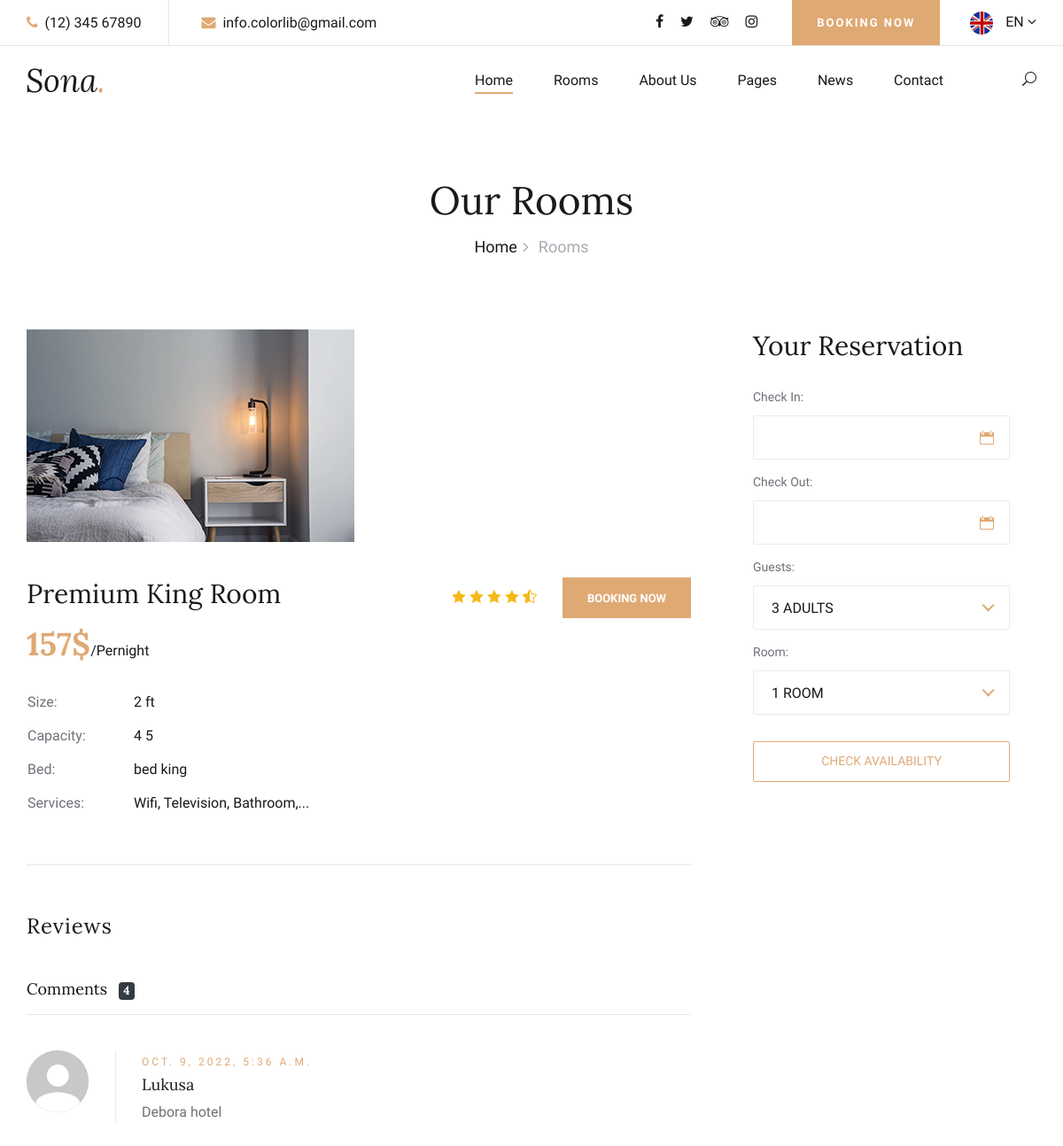
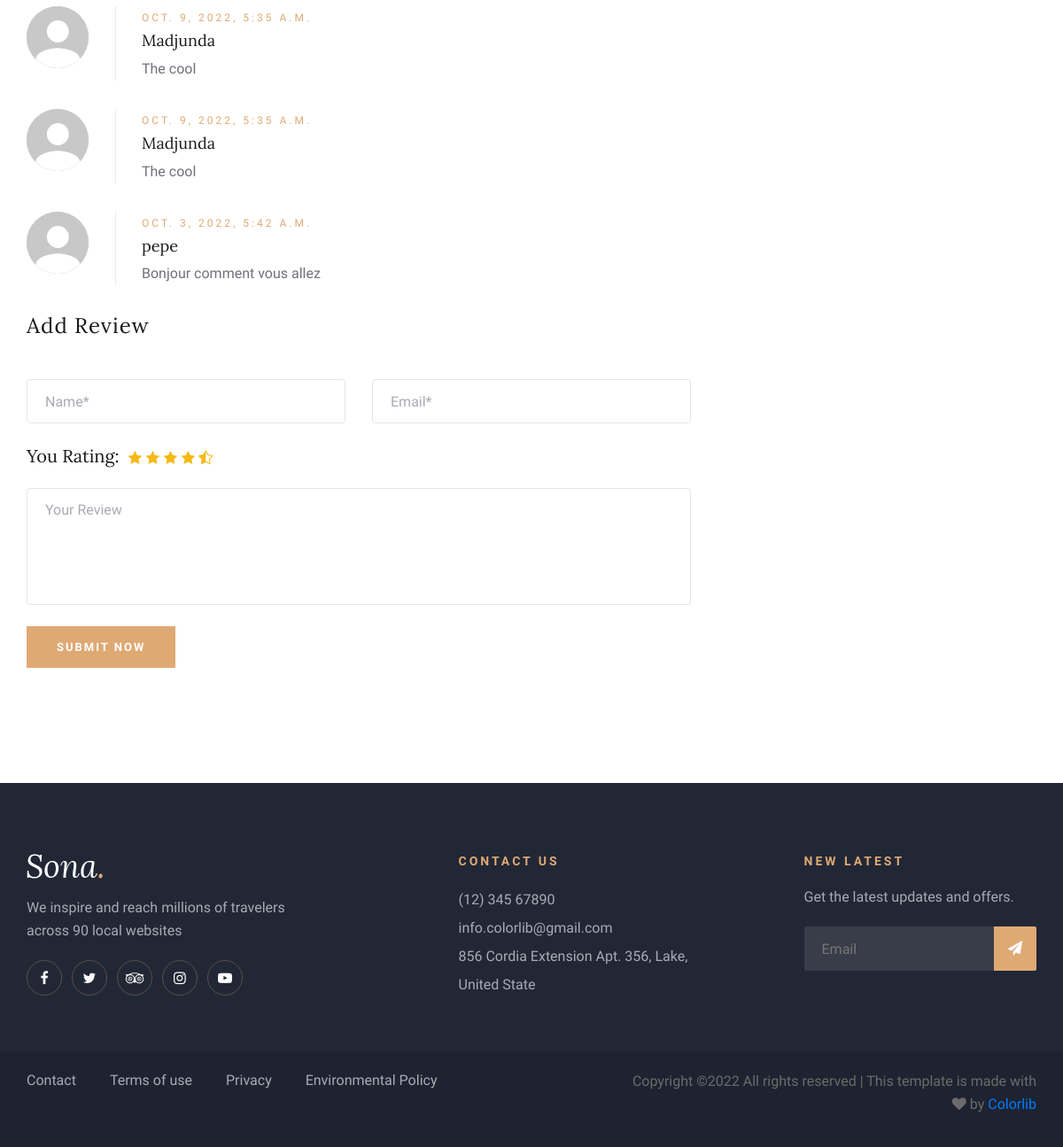
Page /room_detail/1/ on the committed database (2 pictures, top to bottom).
### app_hotel/models.py (models this page shows, shortened)
class Room_Blog_Absact(models.Model):
    choice = (
            ('publised',  'PUBLISHED'),
             ( 'draft', 'DRAFT')
              )
    title = models.CharField(max_length=100)
    image = models.ImageField(upload_to='images/')
    slug = models.SlugField(blank=True, max_length=100, unique=True)
    description = models.TextField( )
    published = models.DateTimeField(default=timezone.now)
    created = models.DateTimeField(auto_now_add =True)
    updated = models.DateTimeField(auto_now =True)
    status = models.CharField(choices= choice, max_length=50)
    services = TaggableManager() # user tag pip install django-taggit
    user = models.ForeignKey(Person, on_delete=models.CASCADE)
    class Meta:
        ordering = ['title','published','status','image']

class Room(Room_Blog_Absact):
    price = models.IntegerField()
    size = models.IntegerField()
    capacity = models.IntegerField()
    bed = models.CharField(max_length=100,blank=True,null=True)
    class Meta:
        model: Room_Blog_Absact
        ordering = ('title','price','size','capacity','bed','published','status','image')

class Comment(models.Model):
    name = models.CharField(max_length=50)
    email = models.EmailField(max_length=100)
    content = models.TextField()
    room_blog = models.ForeignKey(Room_Blog_Absact, on_delete=models.CASCADE)
    created = models.DateTimeField(auto_now_add=True)
    class Meta:
        ordering = ('-created','name','email')

### app_hotel/views.py (the view, shortened to what this page needs)
# urls.py: path('room_detail/<pk>/', RoomView.as_view(), name='room_detail'),
class RoomView(DetailView):
    model = Room
    template_name = "hotel/room-details.html"
    def get_context_data(self, **kwargs):
        context = super().get_context_data(**kwargs)
        pk = self.kwargs["pk"]
        form = CommentForm()
        post_room = get_object_or_404(Room, pk=pk)
        comments = post_room.comment_set.all()
        context['post_room'] = post_room
        context['comments'] = comments
        context['form'] = form
        return context

### app_hotel/form.py
class CommentForm(forms.ModelForm):
    class Meta:
        model = Comment
        fields = ('name', 'email', 'content')

### app_hotel/templates/hotel/room-details.html (shortened to what this page needs)
{% extends 'partials/layout/base.html' %}
{% load static %}
{% block content %}
 <div class="breadcrumb-section">
    <div class="container">
        <div class="row">
            <div class="col-lg-12">
                <div class="breadcrumb-text">
                    <h2>Our Rooms</h2>
                    <div class="bt-option">
                        <a href="/">Home</a>
                        <span>Rooms</span>
                    </div>
                </div>
            </div>
        </div>
    </div>
</div>
<section class="room-details-section spad">
    <div class="container">
        <div class="row">
            <div class="col-lg-8">
                <div class="room-details-item">
                    <img src="{{post_room.image.url}}" alt="">
                    <div class="rd-text">
                        <div class="rd-title">
                            <h3>Premium King Room</h3>
                            <div class="rdt-right">
                                <div class="rating">
                                    <i class="icon_star"></i>
                                    <i class="icon_star"></i>
                                    <i class="icon_star"></i>
                                    <i class="icon_star"></i>
                                    <i class="icon_star-half_alt"></i>
                                </div>
                                <a href="#">Booking Now</a>
                            </div>
                        </div>
                        <h2>{{post_room.price}}$<span>/Pernight</span></h2>
                        <table>
                            <tbody>
                                <tr>
                                    <td class="r-o">Size:</td>
                                    <td>{{post_room.size}} ft</td>
                                </tr>
                                <tr>
                                    <td class="r-o">Capacity:</td>
                                    <td>{{post_room.capacity}} 5</td>
                                </tr>
                                <tr>
                                    <td class="r-o">Bed:</td>
                                    <td>{{post_room.bed}}</td>
                                </tr>
                                <tr>
                                    <td class="r-o">Services:</td>
                                    <td>Wifi, Television, Bathroom,...</td>
                                </tr>
                            </tbody>
                        </table>
                    </div>
                </div>
                <div class="rd-reviews">
                    {% if comments %}
                    <h4>Reviews</h4>
                       <h5> Comment{{ comments.count|pluralize }}
                        <span class="badge badge-dark ml-2">{{ comments.count }}</span></h5>
                        <hr>
                        <br>
                    {% endif %}
                    {% for comment in comments %}
                    <div class="review-item">
                        <div class="ri-pic">
                            <img src="{% static 'img/avatar.svg' %}" alt="">
                        </div>
                        <div class="ri-text">
                            <span>{{ comment.created }}</span>
                            <h5>{{ comment.name }}</h5>
                            <p>{{ comment.content }}</p>
                        </div>
                    </div>
                    {% endfor %}
                <div class="review-add">
                    <h4>Add Review</h4>
                    <form  class="ra-form" method="POST">
                        <div class="row">
                            <div class="col-lg-6">
                                <input type="text" placeholder="Name*" class="form-control {% if form.name.errors %}is-invalid{% endif %}" id="id_name"
                                name="name" value="{{ form.name.value|default:'' }}">
                            </div>
                            <div class="col-lg-6">
                                <input type="text" placeholder="Email*" class="form-control {% if form.email.errors %}is-invalid{% endif %}" id="id_email" name="email" value="{{ form.email.value|default:'' }}">
                            </div>
                            <div class="col-lg-12">
                                <div>
                                    <h5>You Rating:</h5>
                                    <div class="rating">
                                        <i class="icon_star"></i>
                                        <i class="icon_star"></i>
                                        <i class="icon_star"></i>
                                        <i class="icon_star"></i>
                                        <i class="icon_star-half_alt"></i>
                                    </div>
                                </div>
                                <textarea placeholder="Your Review" class="form-control {% if form.content.errors %}is-invalid{% endif %}" id="id_content" name="content" rows="4"{{ form.content.value|default:'' }}></textarea>
                                <button type="submit">Submit Now</button>
                            </div>
                        </div>
                    </form>
                </div>
            </div>
        </div>
            <div class="col-lg-4">
                <div class="room-booking">
                    <h3>Your Reservation</h3>
                    <form action="#">
                        <div class="check-date">
                            <label for="date-in">Check In:</label>
                            <input type="text" class="date-input" id="date-in">
                            <i class="icon_calendar"></i>
                        </div>
                        <div class="check-date">
                            <label for="date-out">Check Out:</label>
                            <input type="text" class="date-input" id="date-out">
                            <i class="icon_calendar"></i>
                        </div>
                        <div class="select-option">
                            <label for="guest">Guests:</label>
                        </div>
                        <div class="select-option">
                            <label for="room">Room:</label>
                        </div>
                        <button type="submit">Check Availability</button>
                    </form>
                </div>
            </div>
        </div>
    </div>
</section>
{%endblock%}

### app_hotel/templates/partials/layout/base.html (shortened to what this page needs)
<!DOCTYPE html>
<html lang="zxx">
{% load static %}
<head>
    <link rel="stylesheet" href="{% static 'css/bootstrap.min.css'%}" type="text/css">
    <link rel="stylesheet" href="{% static 'css/font-awesome.min.css'%}" type="text/css">
    <link rel="stylesheet" href="{% static 'css/elegant-icons.css'%}" type="text/css">
    <link rel="stylesheet" href="{% static 'css/flaticon.css'%}" type="text/css">
    <link rel="stylesheet" href="{% static 'css/owl.carousel.min.css'%}" type="text/css">
    <link rel="stylesheet" href="{% static 'css/nice-select.css'%}" type="text/css">
    <link rel="stylesheet" href="{% static 'css/jquery-ui.min.css'%}" type="text/css">
    <link rel="stylesheet" href="{% static 'css/magnific-popup.css'%}" type="text/css">
    <link rel="stylesheet" href="{% static 'css/slicknav.min.css'%}" type="text/css">
    <link rel="stylesheet" href="{% static 'css/style.css'%}" type="text/css">
</head>
<body>
{% include 'partials/nav/header.html' %}
{% block content %}
{% endblock content %}
{% include 'partials/nav/footer.html' %}
</body>
</html>

### app_hotel/templates/partials/nav/header.html (shortened to what this page needs)
  <header class="header-section">
      <div class="top-nav">
          <div class="container">
              <div class="row">
                  <div class="col-lg-6">
                      <ul class="tn-left">
                          <li><i class="fa fa-phone"></i> (12) 345 67890</li>
                          <li><i class="fa fa-envelope"></i> info.colorlib@gmail.com</li>
                      </ul>
                  </div>
                  <div class="col-lg-6">
                      <div class="tn-right">
                          <div class="top-social">
                              <a href="#"><i class="fa fa-facebook"></i></a>
                              <a href="#"><i class="fa fa-twitter"></i></a>
                              <a href="#"><i class="fa fa-tripadvisor"></i></a>
                              <a href="#"><i class="fa fa-instagram"></i></a>
                          </div>
                          <a href="#" class="bk-btn">Booking Now</a>
                          <div class="language-option">
                              <img src="img/flag.jpg" alt="">
                              <span>EN <i class="fa fa-angle-down"></i></span>
                          </div>
                      </div>
                  </div>
              </div>
          </div>
      </div>
      <div class="menu-item">
          <div class="container">
              <div class="row">
                  <div class="col-lg-2">
                      <div class="logo">
                          <a href="./index.html">
                              <img src="img/logo.png" alt="">
                          </a>
                      </div>
                  </div>
                  <div class="col-lg-10">
                      <div class="nav-menu">
                          <nav class="mainmenu">
                              <ul>
                                  <li class="active"><a href="./index.html">Home</a></li>
                                  <li><a href="./rooms.html">Rooms</a></li>
                                  <li><a href="./about-us.html">About Us</a></li>
                                  <li><a href="./pages.html">Pages</a>
                                  </li>
                                  <li><a href="./blog.html">News</a></li>
                                  <li><a href="./contact.html">Contact</a></li>
                              </ul>
                          </nav>
                          <div class="nav-right search-switch">
                              <i class="icon_search"></i>
                          </div>
                      </div>
                  </div>
              </div>
          </div>
      </div>
  </header>

### app_hotel/templates/partials/nav/footer.html (shortened to what this page needs)
<footer class="footer-section">
    <div class="container">
        <div class="footer-text">
            <div class="row">
                <div class="col-lg-4">
                    <div class="ft-about">
                        <div class="logo">
                            <a href="#">
                                <img src="img/footer-logo.png" alt="">
                            </a>
                        </div>
                        <p>We inspire and reach millions of travelers<br /> across 90 local websites</p>
                        <div class="fa-social">
                            <a href="#"><i class="fa fa-facebook"></i></a>
                            <a href="#"><i class="fa fa-twitter"></i></a>
                            <a href="#"><i class="fa fa-tripadvisor"></i></a>
                            <a href="#"><i class="fa fa-instagram"></i></a>
                            <a href="#"><i class="fa fa-youtube-play"></i></a>
                        </div>
                    </div>
                </div>
                <div class="col-lg-3 offset-lg-1">
                    <div class="ft-contact">
                        <h6>Contact Us</h6>
                        <ul>
                            <li>(12) 345 67890</li>
                            <li>info.colorlib@gmail.com</li>
                            <li>856 Cordia Extension Apt. 356, Lake, United State</li>
                        </ul>
                    </div>
                </div>
                <div class="col-lg-3 offset-lg-1">
                    <div class="ft-newslatter">
                        <h6>New latest</h6>
                        <p>Get the latest updates and offers.</p>
                        <form action="#" class="fn-form">
                            <input type="text" placeholder="Email">
                            <button type="submit"><i class="fa fa-send"></i></button>
                        </form>
                    </div>
                </div>
            </div>
        </div>
    </div>
    <div class="copyright-option">
        <div class="container">
            <div class="row">
                <div class="col-lg-7">
                    <ul>
                        <li><a href="#">Contact</a></li>
                        <li><a href="#">Terms of use</a></li>
                        <li><a href="#">Privacy</a></li>
                        <li><a href="#">Environmental Policy</a></li>
                    </ul>
                </div>
                <div class="col-lg-5">
                    <div class="co-text"><p>
Copyright &copy;<script>document.write(new Date().getFullYear());</script> All rights reserved | This template is made with <i class="fa fa-heart" aria-hidden="true"></i> by <a href="https://colorlib.com" target="_blank">Colorlib</a>
</p></div>
                </div>
            </div>
        </div>
    </div>
</footer>

### rows in the picture
Room_Blog_Absact: image (picture)
Room: price "157", size "2", capacity "4", bed "bed king"
Comment: created "OCT. 9, 2022, 5:36 A.M.", name "Lukusa", content "Debora hotel"
Comment: created "OCT. 9, 2022, 5:35 A.M.", name "Madjunda", content "The cool"
Comment: created "OCT. 9, 2022, 5:35 A.M.", name "Madjunda", content "The cool"
Comment: created "OCT. 3, 2022, 5:42 A.M.", name "pepe", content "Bonjour comment vous allez"

### other values in the picture
{{ comments.count }} "4"
